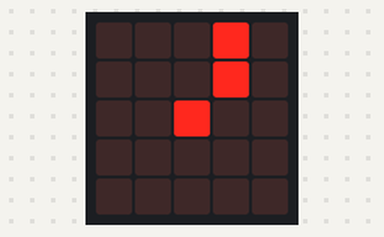
Simulated run of this program. Board: BBC micro:bit running MicroPython. Parts: the board's 5×5 LED display.

Above: at 0.05 s.
At 0.75 s:
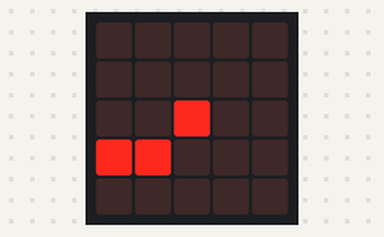
At 1.45 s:
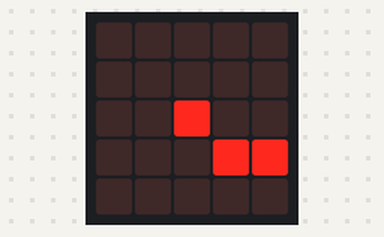

Measured:
- by itself, everything shown: repeats every 1.1 s, in 11 steps

The program:

clock-map-2-microbit.py
```python
from microbit import *

'''
map = [[1, Image.CLOCK1],
       [2, Image.CLOCK2],
       [3, Image.CLOCK3],
       [4, Image.CLOCK4],
       [5, Image.CLOCK5],
       [6, Image.CLOCK6],
       [7, Image.CLOCK7],
       [8, Image.CLOCK8],
       [9, Image.CLOCK9],
       [10, Image.CLOCK10],
       [11, Image.CLOCK11],
       [12, Image.CLOCK12]]

print (map[0][1])
'''

while True:
    for hour in range (1, 12):
        if hour == 1:
            display.show(Image.CLOCK1)
        elif hour == 2:
            display.show(Image.CLOCK2)
        elif hour == 3:
            display.show(Image.CLOCK3)
        elif hour == 4:
            display.show(Image.CLOCK4)
        elif hour == 5:
            display.show(Image.CLOCK5)
        elif hour == 6:
            display.show(Image.CLOCK6)
        elif hour == 7:
            display.show(Image.CLOCK7)
        elif hour == 8:
            display.show(Image.CLOCK8)
        elif hour == 9:
            display.show(Image.CLOCK9)
        elif hour == 10:
            display.show(Image.CLOCK10)
        elif hour == 11:
            display.show(Image.CLOCK11)
        elif hour == 12:
            display.show(Image.CLOCK12)
        sleep(100)
```
